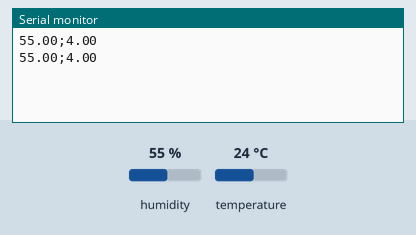
The sketch below on a simulated Arduino Uno, built with avr-gcc and run on an emulated ATmega328P. On the bench: the last lines printed to the serial monitor. The test bench sets the inputs (shaded band); at power-on: humidity 55 %, temperature 24 °C.

Above: at 2.8 s.
2.9 s: humidity set to 22 %
At 4.7 s:
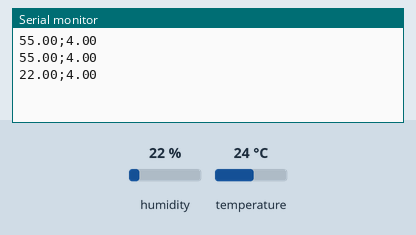
5.6 s: temperature set to 12 °C
At 7.1 s:
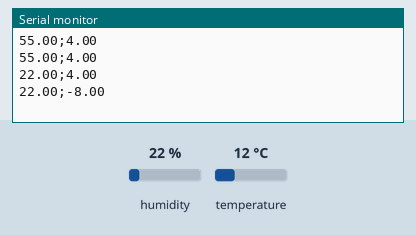
8.3 s: humidity set to 40 %
At 10.7 s:
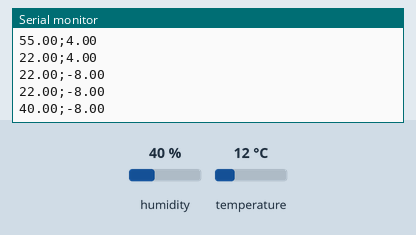
Timing chart, 0 to 12.2 s (numbered marks = the images above; inputs shaded):
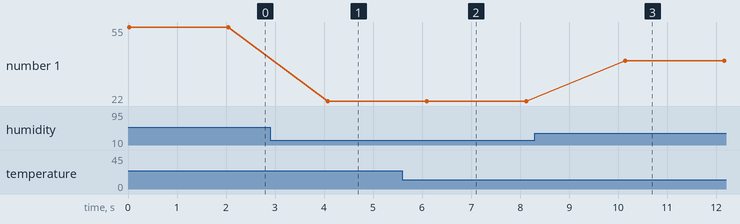

The sketch:

codigoDHT11.ino
```cpp
#include "DHT.h"
#define dht_type DHT11

int dht_pin = A1;
DHT dht_1 = DHT(dht_pin, dht_type);

void setup() {
  Serial.begin(9600);
  dht_1.begin();
}

void loop() {
  float umidade = dht_1.readHumidity();
  float temperatura = dht_1.readTemperature();

  umidade = umidade;
  temperatura = temperatura - 20;


  if (isnan(temperatura) or isnan(umidade)) {
    Serial.println("Erro ao ler");
  } else {
    Serial.print("");
    Serial.print(umidade);
    Serial.print(";");
    Serial.print(temperatura);
    Serial.println(" ");
  }
  delay(2000);
}
```

Measured:
- after the input at 2.9 s, the serial monitor: prints a new line after 1.2 s (image 1)
- after the input at 5.6 s, the serial monitor: prints a new line after 0.50 s (image 2)
- after the input at 8.3 s, the serial monitor: prints a new line after 1.8 s (image 3)
- plotted number 1: 55 → 22 after the input at 2.9 s, 22 → 40 after the input at 8.3 s
